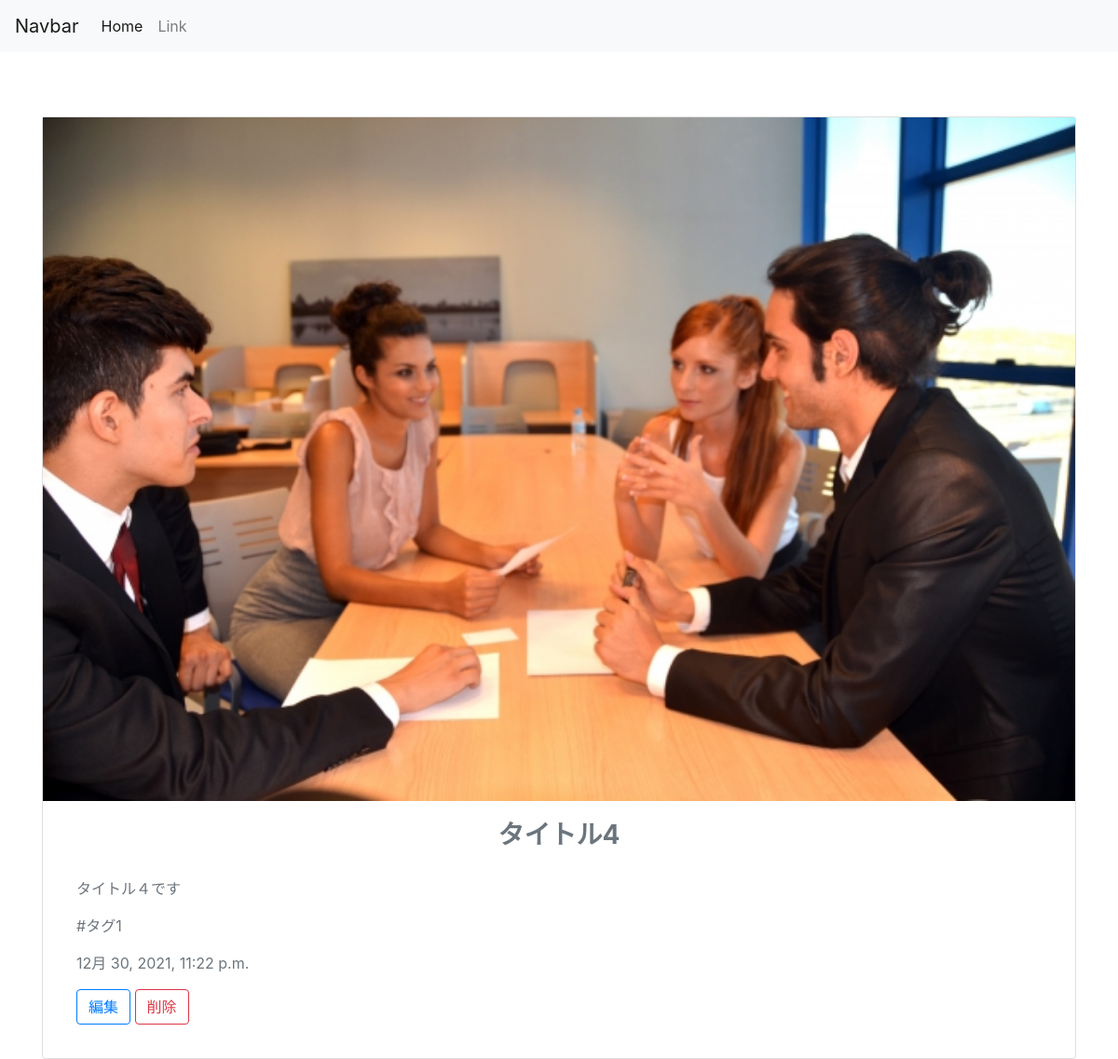
Page /detail/5/ on the committed database.
### blog_app/models.py (models this page shows, shortened)
class Post(models.Model):
    title = models.CharField('タイトル', max_length=35)
    text = models.TextField('本文')
    image = models.ImageField('画像', upload_to='images', blank=True)
    created_at = models.DateTimeField('投稿日', default=timezone.now)
    tag = models.ForeignKey(Tag, verbose_name='タグ', on_delete=models.PROTECT)

class Tag(models.Model):
    tag = models.CharField('タグ名', max_length=50)
    def __str__(self):
        return self.tag

### blog_app/views.py (the view)
# urls.py: path('detail/<int:post_id>/', detail, name='detail'),
def detail(request, post_id):
    post = get_object_or_404(Post, id=post_id)
    return render(request, 'blog_app/detail.html', {'post': post})

### templates/blog_app/detail.html
{% extends 'base.html' %}
{% block content %}
<div class="card text-secondary" style="margin-top: 55px;">
 {% if post.image %}
 <img style="width: 100%; max-height: 500;" class="img-fluid mx-auto" src="{{ post.image.url }}">
 {% else %}
 <div class="p-1 border border-secondary text-center pt-5" style="min-width: 500; min-height: 400;">No Image</div>
 {% endif %}  <div class="card-body">
   <h3 class="card-title font-weight-bold text-center">{{ post.title }}</h3>
   <div class="p-3">
   <p class="card-text">{{ post.text }}</p>
   <p>#{{post.tag}}</p>
   <p>{{post.created_at}}</p>
   <a href="{% url 'blog_app:edit' post_id=post.id %}"><button type="button" class="btn btn-outline-primary">編集</button></a>
   <a href="{% url 'blog_app:delete' post_id=post.id %}"><button type="button" class="btn btn-outline-danger">削除</button></a>
 </div>
</div>
</div>
{% endblock %}

### rows in the picture
Post: image (picture), title "タイトル4", text "タイトル４です", tag "タグ1", created_at "12月 30, 2021, 11:22 p.m."
